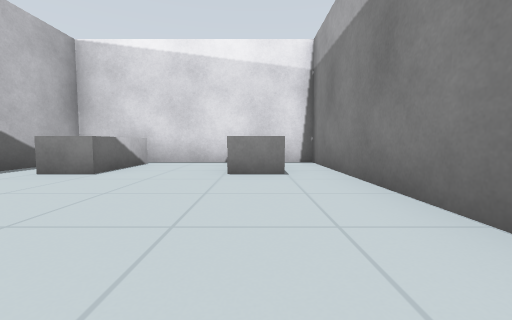
view 1 (above)

16 first-person views from a walk through a Gazebo world. The camera is 0.5 m above the floor, tilts 4° down and sees 90° across. Floor lines are 1 m apart. The floor is counted in squares, 1 m on a side. Each view is taken from the middle of a square. On the plan, view 1 faces up. The plan holds only what a view shows up to about 9 squares ahead; the rest is blank.

view 2
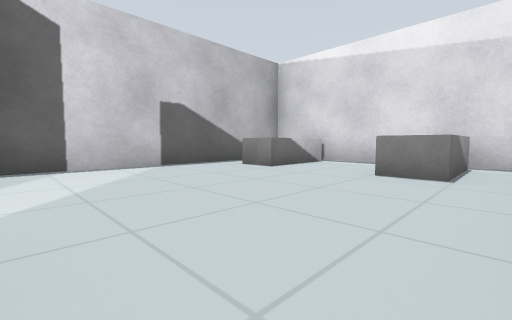

view 3
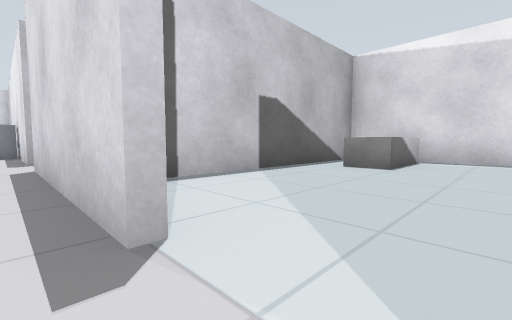

view 4
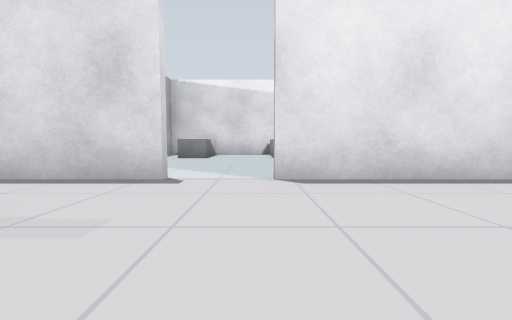

view 5
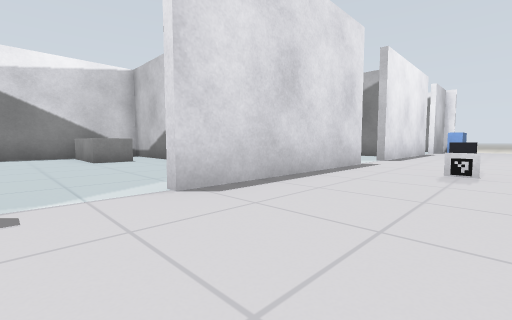

view 6
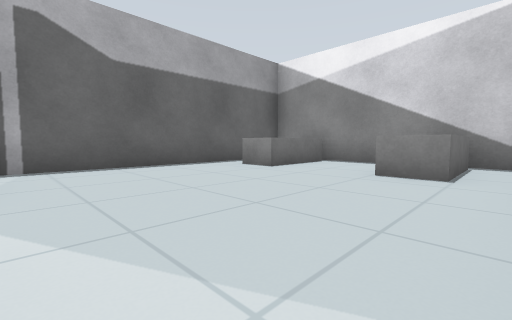

view 7
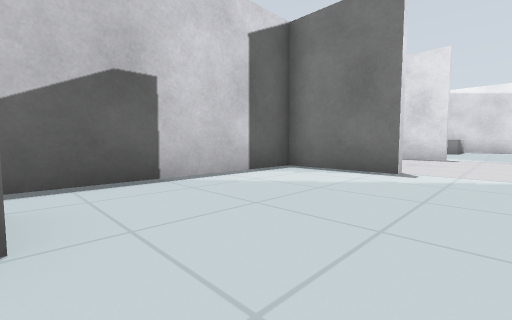

view 8
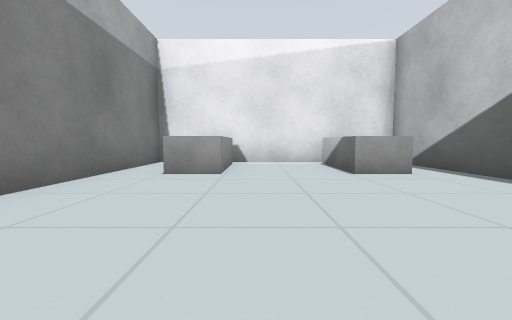

view 9
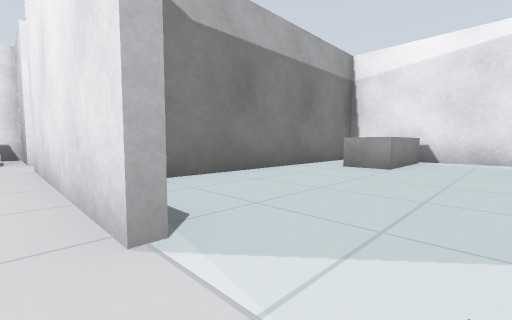

view 10
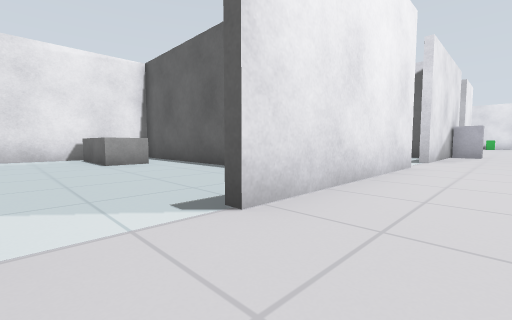

view 11
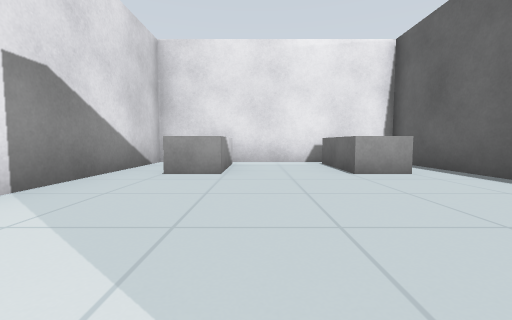

view 12
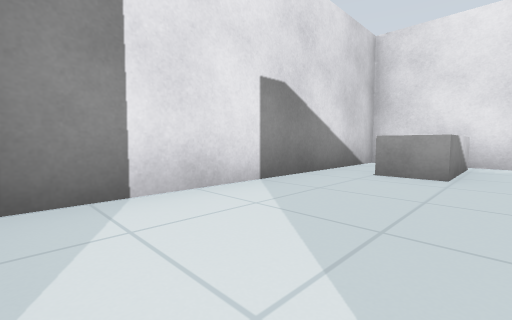

view 13
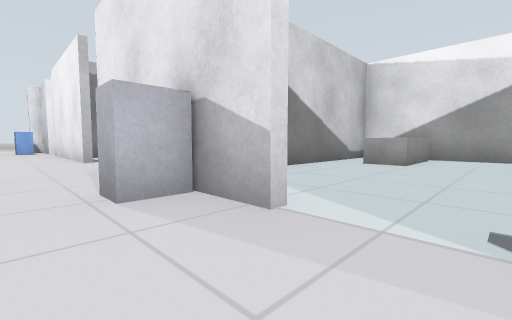

view 14
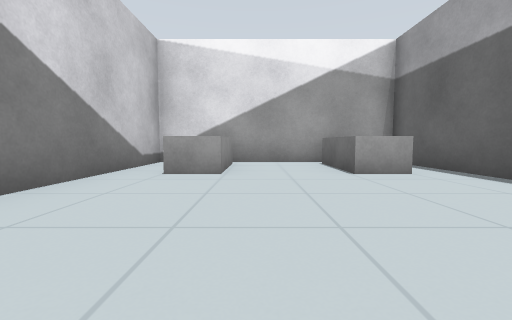

view 15
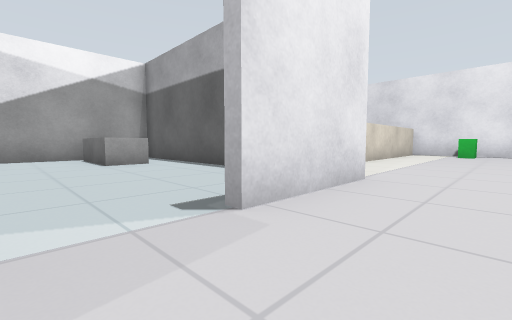

view 16
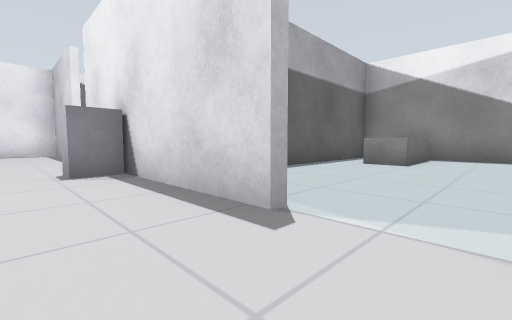

### Floor plan
Ten units are one square. View 1 is at (0, 0); x grows to the right and y downward. Boxes are objects, and circles mark ways between rooms. Rooms are numbered by the first view taken in them; rooms with no view inside come last. Other rooms are left out.
<svg viewBox="-190 -70 269 190">
<path fill="none" stroke="#000" d="M14 -2 14 -64 -40 -64M-44 -65 -44 1M-82 6 -105 6M-106 44 -82 44M-68 44 -22 44M-124 6 -138 6M-152 6 -184 6 -184 35M-21 6 -68 6M-84 -64 -104 -64 -104 -54M-9 44 38 44M25 6 -8 6M66 44 74 44 74 40M-46 -40 -46 -65M-104 -54 -104 1M-40 -64 -84 -64M-21 46 -44 46 -44 115M14 115 14 50M-40 114 20 114M16 72 16 115M20 114 74 114 74 49M-104 72 -104 114 -40 114M-46 115 -46 72"/>
<rect x="-35" y="-65" width="10" height="30" fill="#bbb"><title>white box</title></rect>
<rect x="-5" y="-65" width="10" height="30" fill="#bbb"><title>white box</title></rect>
<rect x="-185" y="35" width="20" height="10" fill="#bbb"><title>green box</title></rect>
<rect x="-175" y="55" width="40" height="10" fill="#bbb"><title>counter</title></rect>
<rect x="-125" y="5" width="20" height="10" fill="#bbb"><title>grey box</title></rect>
<rect x="-55" y="35" width="10" height="10" fill="#bbb"><title>grey box</title></rect>
<rect x="-35" y="25" width="10" height="10" fill="#bbb"><title>other object</title></rect>
<rect x="-95" y="-65" width="10" height="30" fill="#bbb"><title>white box</title></rect>
<rect x="-65" y="-65" width="10" height="30" fill="#bbb"><title>white box</title></rect>
<rect x="-35" y="85" width="10" height="30" fill="#bbb"><title>white box</title></rect>
<rect x="-5" y="85" width="10" height="30" fill="#bbb"><title>white box</title></rect>
<rect x="25" y="85" width="10" height="30" fill="#bbb"><title>white box</title></rect>
<rect x="55" y="85" width="10" height="30" fill="#bbb"><title>white box</title></rect>
<rect x="-95" y="85" width="10" height="30" fill="#bbb"><title>white box</title></rect>
<rect x="-65" y="85" width="10" height="30" fill="#bbb"><title>white box</title></rect>
<circle cx="-15" cy="10" r="3" fill="#2a7"/>
<circle cx="-75" cy="10" r="3" fill="#2a7"/>
<circle cx="-15" cy="50" r="3" fill="#2a7"/>
<circle cx="45" cy="50" r="3" fill="#2a7"/>
<circle cx="-75" cy="50" r="3" fill="#2a7"/>
<text x="-10" y="-30">1</text>
<text x="-90" y="20">2</text>
<text x="-70" y="-30">3</text>
<text x="-10" y="80">4</text>
<text x="50" y="80">5</text>
<text x="-70" y="80">6</text>
</svg>
Room 1 opens to room 2. Room 2 opens to room 3. Room 2 opens to room 4. Room 2 opens to room 5. Room 2 opens to room 6.

Where each view was taken, in squares from view 1:
view 1: 0 up, 0 right, facing up
view 2: 0 up, 1 right, facing up-left
view 3: 1 down, 1 left, facing up-left
view 4: 4 down, 1 left, facing up
view 5: 3 down, 8 left, facing up-right
view 6: 0 up, 5 left, facing up-left
view 7: 9 down, 1 left, facing up-left
view 8: 5 down, 1 left, facing down
view 9: 4 down, 2 left, facing down-right
view 10: 3 down, 5 right, facing down-left
view 11: 5 down, 5 right, facing down
view 12: 5 down, 5 right, facing down-right
view 13: 3 down, 8 left, facing down-right
view 14: 5 down, 7 left, facing down
view 15: 3 down, 7 left, facing down-left
view 16: 2 down, 7 left, facing up-left
